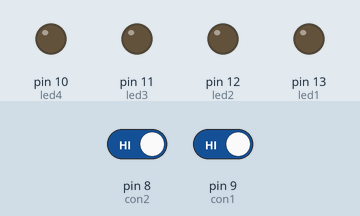
Recording of a sketch running on a simulated Arduino Uno, built with avr-gcc and run on an emulated ATmega328P. Shown: output pins drawn as LEDs (lit = HIGH). Dashed ring = blinking. Inputs (shaded band) come from the test bench; at power-on: pin 8 (con2) HIGH, pin 9 (con1) HIGH.

Above: at 1.2 s.
1.3 s: pin 8 (con2) driven LOW and pin 9 (con1) driven LOW
At 2.1 s:
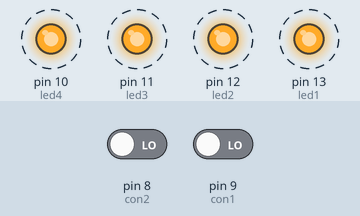
4.3 s: pin 8 (con2) driven HIGH
At 5.3 s:
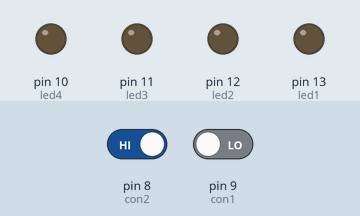
5.8 s: pin 8 (con2) driven LOW
At 6.2 s:
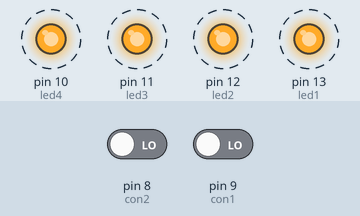
8.8 s: pin 9 (con1) driven HIGH
At 9.9 s:
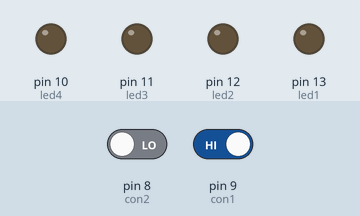
Timing chart, 0 to 11.3 s (numbered marks = the images above; inputs shaded):
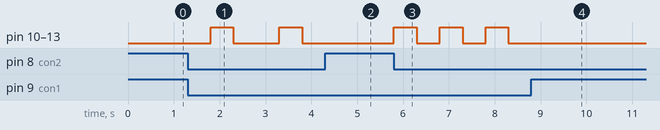

Measured:
- after the input at 1.3 s, pin 10 (led4), pin 11 (led3), pin 12 (led2), pin 13 (led1): alternates HIGH for 0.50 s and LOW for 1.0 s, starting after 0.50 s
- after the input at 4.3 s, pin 10 (led4), pin 11 (led3), pin 12 (led2), pin 13 (led1): stays LOW (without the input it goes to HIGH after 0.50 s)
- after the input at 5.8 s, pin 10 (led4), pin 11 (led3), pin 12 (led2), pin 13 (led1): alternates HIGH for 0.50 s and LOW for 0.50 s, starting at once
- after the input at 8.8 s, pin 10 (led4), pin 11 (led3), pin 12 (led2), pin 13 (led1): stays LOW (without the input it goes to HIGH after 0.50 s)

The sketch:

tema4-6.ino
```cpp
#define led1 13
#define led2 12
#define led3 11
#define led4 10
#define con1 9
#define con2 8
int j = 0;
int i = 0;

void setup() {
  // put your setup code here, to run once:
  pinMode(led1, OUTPUT);
  pinMode(led2, OUTPUT);
  pinMode(led3, OUTPUT);
  pinMode(led4, OUTPUT);
  pinMode(con1, INPUT_PULLUP);
  pinMode(con2, INPUT_PULLUP);
}

void loop() {
  // put your main code here, to run repeatedly:
  if (digitalRead(con1) == LOW) {
    j++;
    delay(500);
  }
  if (digitalRead(con2) == LOW) {
    while (i < j) {
      digitalWrite(led1, HIGH);
      digitalWrite(led2, HIGH);
      digitalWrite(led3, HIGH);
      digitalWrite(led4, HIGH);
      delay(500);
      digitalWrite(led1, LOW);
      digitalWrite(led2, LOW);
      digitalWrite(led3, LOW);
      digitalWrite(led4, LOW);
      delay(500);
      i++;
    }
    i = 0;
    j = 0;
  }
}
```
